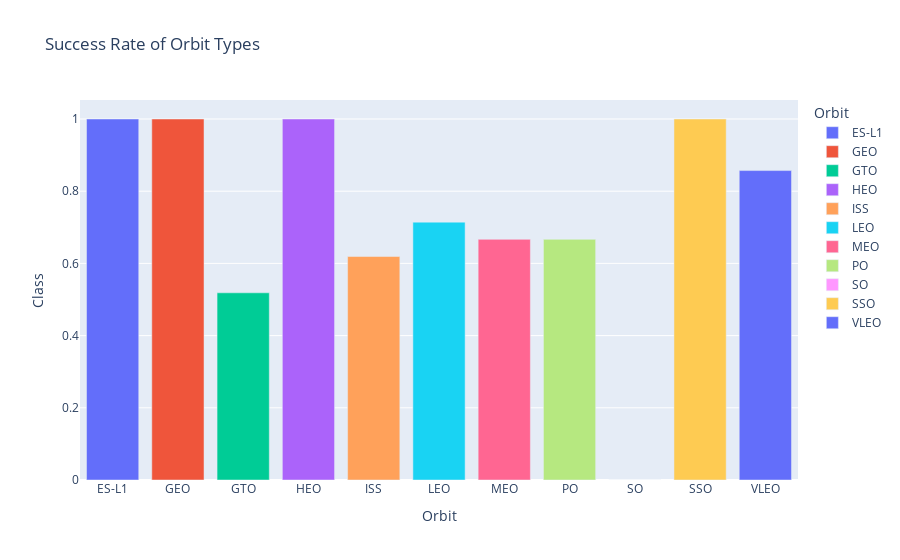

This figure's notebook cell:
### Code cell
df_m=df.groupby('Orbit').mean('Class')
px.bar(df_m,y='Class',x=df_m.index, color=df_m.index, title ="Success Rate of Orbit Types")

### Figure 1 — Plotly figure (JSON) as saved in the notebook; plotly's stock layout.template omitted (floating-point values rounded to 4 significant figures)
{"data": [{"alignmentgroup": "True", "hovertemplate": "Orbit=%{x}<br>Class=%{y}<extra></extra>", "legendgroup": "ES-L1", "marker": {"color": "#636efa", "pattern": {"shape": ""}}, "name": "ES-L1", "offsetgroup": "ES-L1", "orientation": "v", "showlegend": true, "textposition": "auto", "type": "bar", "x": ["ES-L1"], "xaxis": "x", "y": [1], "yaxis": "y"}, {"alignmentgroup": "True", "hovertemplate": "Orbit=%{x}<br>Class=%{y}<extra></extra>", "legendgroup": "GEO", "marker": {"color": "#EF553B", "pattern": {"shape": ""}}, "name": "GEO", "offsetgroup": "GEO", "orientation": "v", "showlegend": true, "textposition": "auto", "type": "bar", "x": ["GEO"], "xaxis": "x", "y": [1], "yaxis": "y"}, {"alignmentgroup": "True", "hovertemplate": "Orbit=%{x}<br>Class=%{y}<extra></extra>", "legendgroup": "GTO", "marker": {"color": "#00cc96", "pattern": {"shape": ""}}, "name": "GTO", "offsetgroup": "GTO", "orientation": "v", "showlegend": true, "textposition": "auto", "type": "bar", "x": ["GTO"], "xaxis": "x", "y": [0.5185], "yaxis": "y"}, {"alignmentgroup": "True", "hovertemplate": "Orbit=%{x}<br>Class=%{y}<extra></extra>", "legendgroup": "HEO", "marker": {"color": "#ab63fa", "pattern": {"shape": ""}}, "name": "HEO", "offsetgroup": "HEO", "orientation": "v", "showlegend": true, "textposition": "auto", "type": "bar", "x": ["HEO"], "xaxis": "x", "y": [1], "yaxis": "y"}, {"alignmentgroup": "True", "hovertemplate": "Orbit=%{x}<br>Class=%{y}<extra></extra>", "legendgroup": "ISS", "marker": {"color": "#FFA15A", "pattern": {"shape": ""}}, "name": "ISS", "offsetgroup": "ISS", "orientation": "v", "showlegend": true, "textposition": "auto", "type": "bar", "x": ["ISS"], "xaxis": "x", "y": [0.619], "yaxis": "y"}, {"alignmentgroup": "True", "hovertemplate": "Orbit=%{x}<br>Class=%{y}<extra></extra>", "legendgroup": "LEO", "marker": {"color": "#19d3f3", "pattern": {"shape": ""}}, "name": "LEO", "offsetgroup": "LEO", "orientation": "v", "showlegend": true, "textposition": "auto", "type": "bar", "x": ["LEO"], "xaxis": "x", "y": [0.7143], "yaxis": "y"}, {"alignmentgroup": "True", "hovertemplate": "Orbit=%{x}<br>Class=%{y}<extra></extra>", "legendgroup": "MEO", "marker": {"color": "#FF6692", "pattern": {"shape": ""}}, "name": "MEO", "offsetgroup": "MEO", "orientation": "v", "showlegend": true, "textposition": "auto", "type": "bar", "x": ["MEO"], "xaxis": "x", "y": [0.6667], "yaxis": "y"}, {"alignmentgroup": "True", "hovertemplate": "Orbit=%{x}<br>Class=%{y}<extra></extra>", "legendgroup": "PO", "marker": {"color": "#B6E880", "pattern": {"shape": ""}}, "name": "PO", "offsetgroup": "PO", "orientation": "v", "showlegend": true, "textposition": "auto", "type": "bar", "x": ["PO"], "xaxis": "x", "y": [0.6667], "yaxis": "y"}, {"alignmentgroup": "True", "hovertemplate": "Orbit=%{x}<br>Class=%{y}<extra></extra>", "legendgroup": "SO", "marker": {"color": "#FF97FF", "pattern": {"shape": ""}}, "name": "SO", "offsetgroup": "SO", "orientation": "v", "showlegend": true, "textposition": "auto", "type": "bar", "x": ["SO"], "xaxis": "x", "y": [0], "yaxis": "y"}, {"alignmentgroup": "True", "hovertemplate": "Orbit=%{x}<br>Class=%{y}<extra></extra>", "legendgroup": "SSO", "marker": {"color": "#FECB52", "pattern": {"shape": ""}}, "name": "SSO", "offsetgroup": "SSO", "orientation": "v", "showlegend": true, "textposition": "auto", "type": "bar", "x": ["SSO"], "xaxis": "x", "y": [1], "yaxis": "y"}, {"alignmentgroup": "True", "hovertemplate": "Orbit=%{x}<br>Class=%{y}<extra></extra>", "legendgroup": "VLEO", "marker": {"color": "#636efa", "pattern": {"shape": ""}}, "name": "VLEO", "offsetgroup": "VLEO", "orientation": "v", "showlegend": true, "textposition": "auto", "type": "bar", "x": ["VLEO"], "xaxis": "x", "y": [0.8571], "yaxis": "y"}], "layout": {"autosize": true, "barmode": "relative", "legend": {"title": {"text": "Orbit"}, "tracegroupgap": 0}, "title": {"text": "Success Rate of Orbit Types"}, "xaxis": {"anchor": "y", "autorange": true, "categoryarray": ["ES-L1", "GEO", "GTO", "HEO", "ISS", "LEO", "MEO", "PO", "SO", "SSO", "VLEO"], "categoryorder": "array", "domain": [0, 1], "range": [-0.5, 10.5], "title": {"text": "Orbit"}, "type": "category"}, "yaxis": {"anchor": "x", "autorange": true, "domain": [0, 1], "range": [0, 1.053], "title": {"text": "Class"}, "type": "linear"}}}
